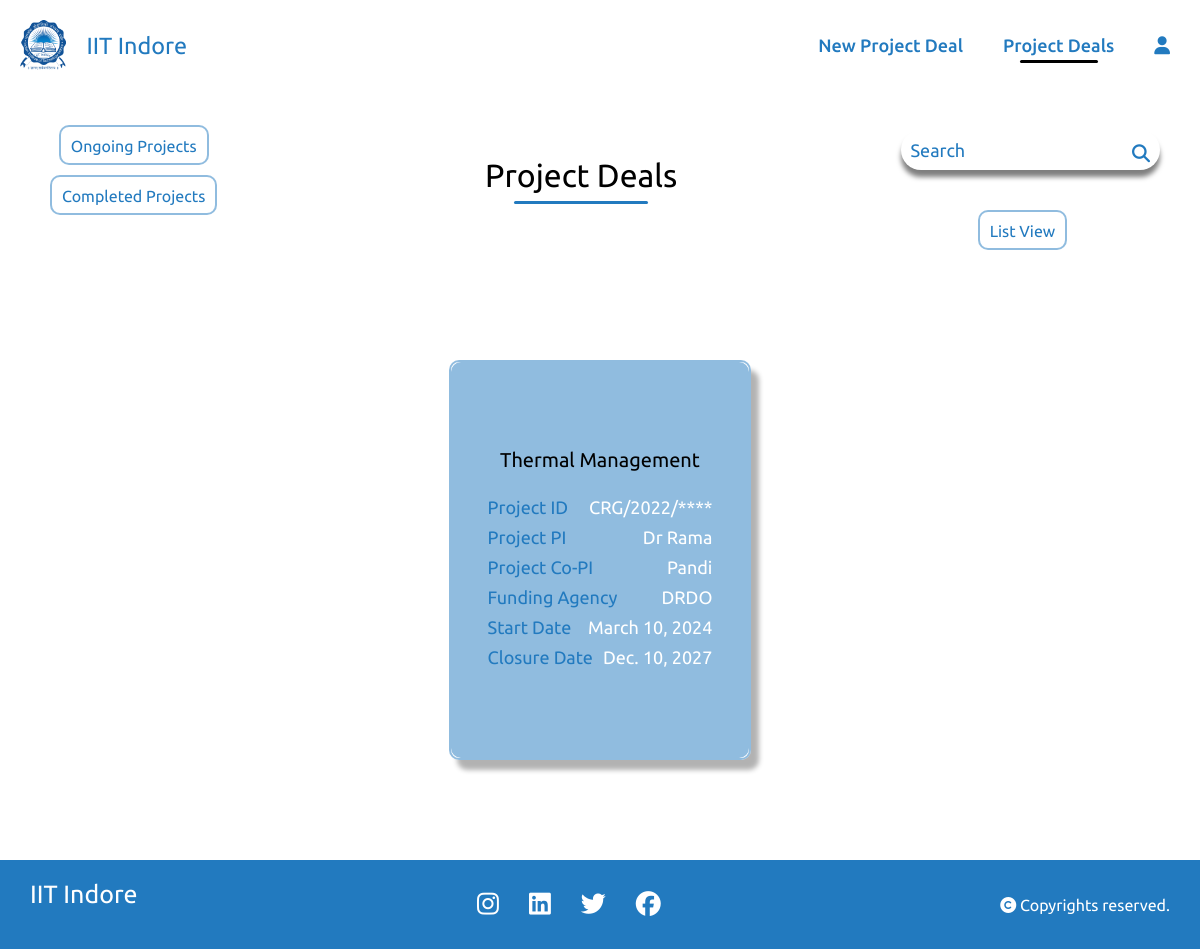
Page /project_list/ on the earlier database version.
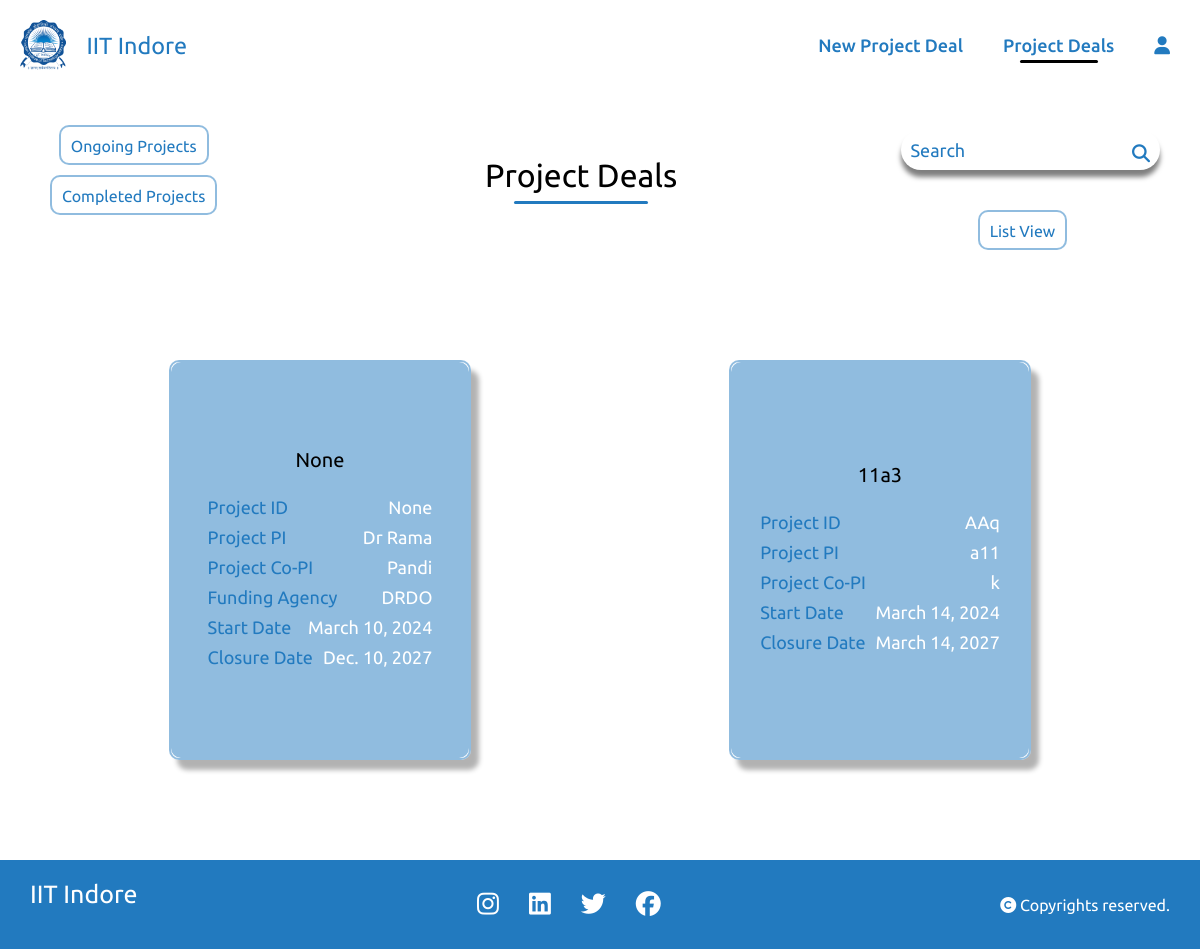
Same page on the later database version.
### home/models.py (models this page shows)
class project_details(models.Model):
    Project_Fellowship_No = models.CharField(max_length=20,null=True,blank=True,default=None)
    Project_file_name = models.CharField(max_length=20,null=True,blank= True)
    PI_of_Project = models.CharField(max_length=20,blank=True,null=True)
    Sanctioned_Date = models.DateField(null=True)
    Project_Start_Date = models.DateField(null=True)
    Project_Closure_Date = models.DateField(null=True)
    Title_of_Project = models.CharField(max_length=50,blank=True,null=True)
    project_duration =models.IntegerField(null=True)
    financial_year_start_index = models.IntegerField(null=True)
    financial_year_end_index = models.IntegerField(null=True)
    start_month = models.IntegerField(null=True)
    end_month = models.IntegerField(null=True)
    funding_agency = models.CharField(max_length=100,blank=True,null=True)
    Co_PI_of_Project = models.CharField(max_length=100,blank=True,null=True)
    Country = models.CharField(max_length=100,blank=True,null=True)
    Country_Involved = models.CharField(max_length=100,blank=True,null=True)
    Department = models.CharField(max_length=100,blank=True,null=True)
    Category = models.CharField(max_length=100,blank=True,null=True)
    Details_of_Donors= models.CharField(max_length=100,blank=True,null=True)
    remark = models.TextField(null=True, blank=True)
    scheme_name = models.CharField(max_length=255, null=True, blank=True)
    scheme_code = models.CharField(max_length=50, null=True, blank=True)
    received_amount =models.CharField(max_length=50, null=True, blank=True)
    date_of_receipt_amount = models.DateField(default=timezone.now, null=True, blank=True)
    provisional_uc = models.TextField(null=True, blank=True)
    audited_uc = models.TextField(null=True, blank=True)
    link_uc = models.URLField(null=True, blank=True)
    sanction_letters_link = models.URLField(null=True, blank=True)
    total_project_cost = models.CharField(max_length=50, null=True, blank=True)
    fellowship_type = models.CharField(max_length=100, null=True, blank=True)
    TASK_CHOICES = [
        ('ongoing', 'Ongoing'),
        ('completed', 'Completed'),
    ]
    task = models.CharField(
        max_length=10,
        choices=TASK_CHOICES,
        default='ongoing',
    )

### home/views.py (the view)
# urls.py: path('project_list/',views.project_list,name='project_list'),
def project_list(request):
    projects = project_details.objects.all()
    filter_option = request.GET.get('filter')
    if filter_option == 'completed':
        projects = projects.filter(task='completed')
    elif filter_option == 'ongoing':
        projects = projects.filter(task='ongoing')
    context = {'projects': projects}
    return render(request, 'project_list.html', context)

### templates/project_list.html (shortened to what this page needs)
{% load static %}
<!DOCTYPE html>
<html lang="en">
<head>
    <link rel="stylesheet" href="{% static 'style.css' %}">
</head>
<body>
    <div class="navbar1">
        <div class="title">
            <a href="{% url "homepage" %}" class="lo">
              <img src="{% static "IITI_Logo.png" %}" class="logo">
              <h3>IIT Indore</h3>
            </a>
        </div>
        <div class="links">
            <ul>
                <li><a href="{% url "index" %}">New Project Deal</a></li>
                <li><a href="{% url "project_list" %}" class="active">Project Deals</a></li>
                <li><a href="{% url "logout" %}"><i class="fa-solid fa-user"></i></a></li>
            </ul>
        </div>
    </div>
    <div class="titles">
      <div class="dropdown">
        <div class="dropdown-menu" aria-labelledby="dropdownMenuButton">
          <a class="dropdown-item" id="ongoing" href="#" onclick="showOngoingProjects()">Ongoing Projects</a>
          <a class="dropdown-item" href="#" id="completed" onclick="showCompletedProjects()">Completed Projects</a>
        </div>
      </div>
      <div class="sub_nav">
          <div class="project_list"><h1>Project Deals</h1></div>
      </div>
      <div class="search">
        <form class="search-bar sub_nav" method="GET" action="{% url 'project_search' %}">
            <input type="text" name="q" placeholder="Search">
            <button type="submit"><i class="fa-solid fa-magnifying-glass"></i></button>
        </form>
        <a href="{% url 'project_listwise' %}">List View</a>
      </div>
    </div>
    <div class="project-container">
        {% for project in projects %}
        <div class="book">
            <div class="buttons">
                <a href="{% url 'fill' project_id=project.id %}">
                    <button class="button">Monthly Sheet</button>
                </a>
                <a href="{% url 'mastersheet' project_id=project.id %}">
                    <button class="button">Mastersheet</button>
                </a>
                <a href="{% url 'SOE_navigation' project_id=project.id %}">
                  <button class="button">SOE</button>
              </a>
              <a href="{% url 'ucr' project_id=project.id %}">
                <button class="button">UCR</button>
            </a>
            </div>
            <div class="cover">
                <div class="project-details">
                    <h4 style="text-align:center;">   {{ project.Title_of_Project }}  </h4>
                    <p><span>Project ID</span><span> {{ project.Project_Fellowship_No }}</span></p>
                    <p><span>Project PI</span><span> {{ project.PI_of_Project }}</span></p>
                    {% if project.Co_PI_of_Project %}<p><span>Project Co-PI</span><span>{{ project.Co_PI_of_Project }}</span></p>{% endif %}
                    {% if project.funding_agency %}<p><span>Funding Agency</span><span>{{ project.funding_agency }}</span></p>{% endif %}
                    <p><span>Start Date</span><span>{{ project.Project_Start_Date }}</span></p>
                    <p><span>Closure Date</span><span>{{ project.Project_Closure_Date }}</span></p>
                </div>
            </div>
           </div>
        {% endfor %}
    </div>
    <footer>
        <div class="footer">
          <div class="info">
            <h4>IIT Indore</h4>
          </div>
          <div class="social">
            <ul>
              <li><a href="#"><i class="fa-brands fa-instagram"></i></a></li>
              <li><a href="#"><i class="fa-brands fa-linkedin"></i></a></li>
              <li><a href="#"><i class="fa-brands fa-twitter"></i></a></li>
              <li><a href="#"><i class="fa-brands fa-facebook"></i></a></li>
            </ul>
          </div>
          <div class="rights">
            <p><i class="fa-solid fa-copyright"></i> Copyrights reserved.</p>
          </div>
        </div>
      </footer>
</body>
</html>

### static/style.css (style rules this page uses)
* { margin: 0; padding: 0; box-sizing: border-box; font-family: 'Ubuntu', cursive; font-weight: 400; }
:root { --primary-color:#000; --secondary-color: rgb(34,122,191); }
.navbar1 { width: 100%; padding: 20px 10px; position: sticky; top: 0px; display: flex; justify-content: space-between; align-items: center; background: transparent; }
.navbar1 .title { display: flex; margin:0px 10px; font-size: 20px; color: var(--secondary-color); font-weight: 400; align-items: center; justify-content: center; cursor: pointer; }
.navbar1 h3 { color: var(--secondary-color); }
.navbar1 .title img { height: 50px; margin-right: 20px; cursor: pointer; }
.navbar1 .links ul { display: flex; align-items: center; justify-content: center; flex: 1; flex-wrap: wrap; }
.navbar1 .links ul li { list-style: none; }
.navbar1 .links ul li a { margin: auto 20px; text-decoration: none; font-size: 18px; position: relative; font-weight: 500; color: var(--secondary-color); }
.lo { display: flex; align-items: center; justify-content: center; color: #fff; text-decoration: none; }
.active::after { content: ''; position: absolute; width: 70%; left: 15%; bottom: -8px; height: 3px; background-color: var(--primary-color); border-radius: 10px; }
footer .footer { display: flex; justify-content: space-between; align-items: center; flex-wrap: wrap; padding: 20px 30px; background-color: var(--secondary-color); color: #fff; }
.info h4 { text-align: center; color: #fff; margin-bottom: 20px; font-size: 25px; }
.social ul { display: flex; align-items: center; }
.social ul li { list-style-type: none; }
.social ul li a { color: #fff; font-size: 25px; margin: 0px 15px; }

Differences in the rows shown:
changed project_details "Dr Rama": Title_of_Project "Thermal Management" → "None"; Project_Fellowship_No "CRG/2022/****" → "None"
added project_details: Title_of_Project "11a3", Project_Fellowship_No "AAq", PI_of_Project "a11", Co_PI_of_Project "k", Project_Start_Date "March 14, 2024", Project_Closure_Date "March 14, 2027"
